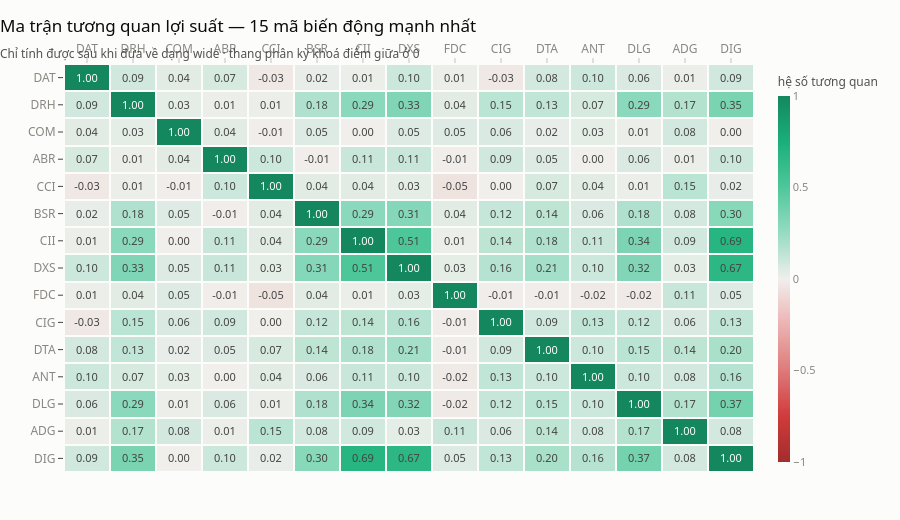

The notebook cell this image was saved under:
### Code cell
top20 = ls_rong[du_lich_su].std().nlargest(15).index
heatmap(
    tuong_quan.loc[top20, top20].round(2),
    tieu_de="Ma trận tương quan lợi suất — 15 mã biến động mạnh nhất",
    phu_de="Chỉ tính được sau khi đưa về dạng wide · thang phân kỳ khoá điểm giữa ở 0",
    nhan_mau="hệ số tương quan",
    dinh_dang_o="%{z:.2f}",
)

### Figure 1 — Plotly figure (JSON) as saved in the notebook; plotly's stock layout.template omitted (floating-point values rounded to 4 significant figures; data arrays with more than 128 entries replaced by an {"elided": "..."} marker saying what was removed)
{"data": [{"colorbar": {"outlinewidth": 0, "thickness": 12, "tickfont": {"color": "#898781", "size": 11}, "title": {"font": {"color": "#52514e", "size": 12}, "text": "hệ số tương quan"}}, "colorscale": [[0.0, "#a32d2d"], [0.125, "#d03b3b"], [0.25, "#de7a7a"], [0.375, "#ecb2b2"], [0.5, "#f0efec"], [0.625, "#96dcc2"], [0.75, "#4fc79b"], [0.875, "#1baf7a"], [1.0, "#14875e"]], "hovertemplate": "%{y} · %{x}<br>%{z:,.2f}<extra></extra>", "textfont": {"size": 11}, "texttemplate": "%{z:.2f}", "type": "heatmap", "x": ["DAT", "DRH", "COM", "ABR", "CCI", "BSR", "CII", "DXS", "FDC", "CIG", "DTA", "ANT", "DLG", "ADG", "DIG"], "xgap": 2, "y": ["DAT", "DRH", "COM", "ABR", "CCI", "BSR", "CII", "DXS", "FDC", "CIG", "DTA", "ANT", "DLG", "ADG", "DIG"], "ygap": 2, "z": {"elided": "15x15 float values"}, "zmax": 1.0, "zmid": 0.0, "zmin": -1.0}], "layout": {"height": 520, "title": {"text": "Ma trận tương quan lợi suất — 15 mã biến động mạnh nhất<br><sub style='color:#52514e'>Chỉ tính được sau khi đưa về dạng wide · thang phân kỳ khoá điểm giữa ở 0</sub>"}, "xaxis": {"linecolor": "rgba(0,0,0,0)", "showgrid": false, "side": "top"}, "yaxis": {"autorange": "reversed", "showgrid": false}}}
